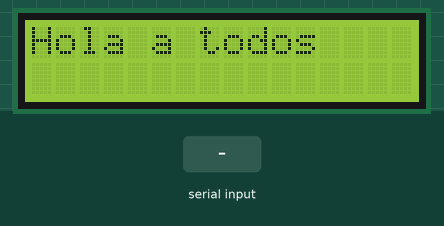
Simulated run of this sketch. Board: Arduino Uno, built with avr-gcc and run on an emulated ATmega328P. Shown: 16×2 character LCD. The test bench sets the inputs (shaded band).

Above: at 1.2 s.
1.3 s: "1" received over Serial
At 2.4 s:
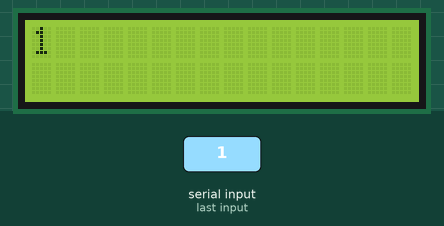
2.9 s: "0" received over Serial
At 3.6 s:
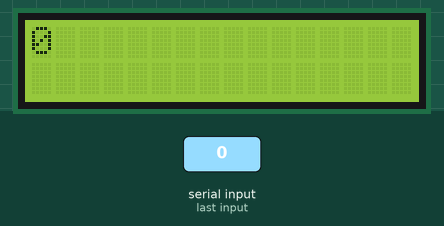
4.5 s: "2" received over Serial
At 6.0 s:
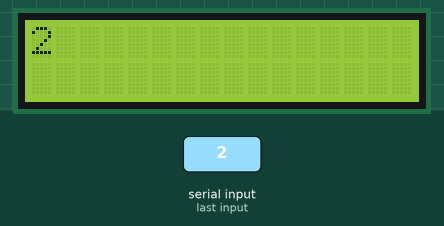
Timing chart, 0 to 7.5 s (numbered marks = the images above; inputs shaded):
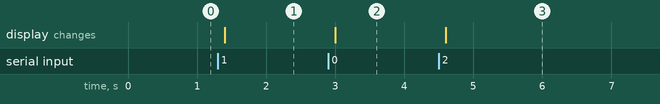

The sketch:

LCD_2.ino
```cpp
#include <LiquidCrystal.h>
LiquidCrystal lcd(7, 8, 9, 10, 11, 12);
/* lcd--> Nombre del objeto LiquidCrystal pin arduino 7 --> RS (pin 4 LCD)
  pin arduino 8 --> EN (pin 6 LCD)
  pin arduino 9 --> D4 (pin 11 LCD)
  pin arduino 10 --> D5 (pin 12 LCD)
  pin arduino 11 --> D6 (pin 13 LCD)
  pin arduino 12 --> D7 (pin 14 LCD)
  RW --> GND (PIN 5 LCD)*/
void setup() {
  lcd.begin(16, 2);
  lcd.print("Hola a todos");
  Serial.begin(9600);
}
void loop() {
  if (Serial.available()) { // comprobamos si han llegado caracteres por el puerto serie
    delay(100); // esperamos un rato hasta que llegue el mensaje completo
    lcd.clear(); // limpiar pantalla
    while (Serial.available() > 0) {// leer todos los caracteres
      lcd.write(Serial.read());// escribir los caracteres por pantalla
    }
  }
}
```

Measured:
- after the input at 1.3 s, the display: changes after 0.10 s (image 1)
- after the input at 2.9 s, the display: changes after 0.10 s (image 2)
- after the input at 4.5 s, the display: changes after 0.10 s (image 3)
